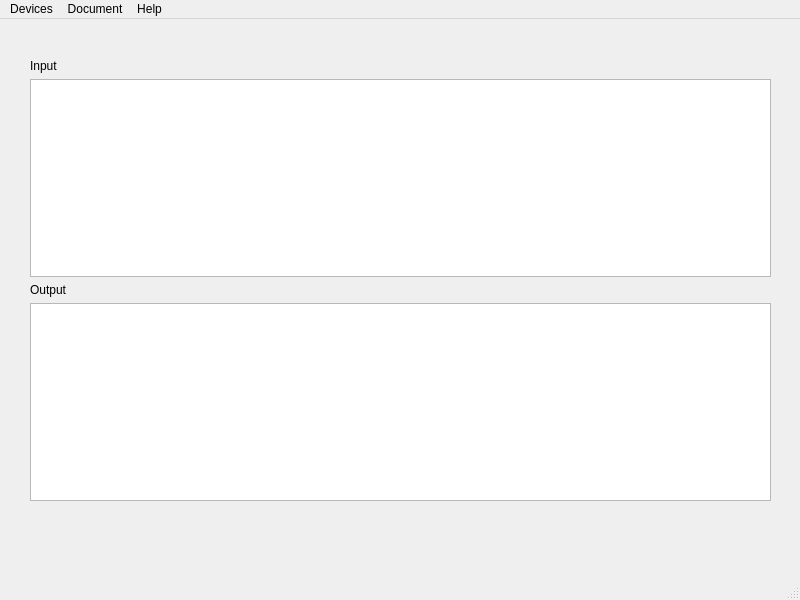
<?xml version="1.0" encoding="UTF-8"?>
<ui version="4.0">
 <class>RouterScanMain</class>
 <widget class="QMainWindow" name="RouterScanMain">
  <property name="geometry">
   <rect>
    <x>0</x>
    <y>0</y>
    <width>800</width>
    <height>600</height>
   </rect>
  </property>
  <property name="windowTitle">
   <string>Router Scan</string>
  </property>
  <widget class="QWidget" name="centralwidget">
   <widget class="QWidget" name="">
    <property name="geometry">
     <rect>
      <x>30</x>
      <y>40</y>
      <width>741</width>
      <height>442</height>
     </rect>
    </property>
    <layout class="QVBoxLayout" name="verticalLayout">
     <item>
      <widget class="QLabel" name="label">
       <property name="text">
        <string>Input</string>
       </property>
      </widget>
     </item>
     <item>
      <widget class="QTextBrowser" name="textBrowser"/>
     </item>
     <item>
      <widget class="QLabel" name="label_2">
       <property name="text">
        <string>Output</string>
       </property>
      </widget>
     </item>
     <item>
      <widget class="QTextBrowser" name="textBrowser_2"/>
     </item>
    </layout>
   </widget>
  </widget>
  <widget class="QMenuBar" name="menubar">
   <property name="geometry">
    <rect>
     <x>0</x>
     <y>0</y>
     <width>800</width>
     <height>27</height>
    </rect>
   </property>
   <widget class="QMenu" name="menuDevices">
    <property name="title">
     <string>Devices</string>
    </property>
    <widget class="QMenu" name="menuMikroTik">
     <property name="title">
      <string>MikroTik</string>
     </property>
     <widget class="QMenu" name="menuCVE_2018_14847">
      <property name="title">
       <string>CVE-2018-14847</string>
      </property>
      <widget class="QMenu" name="menuAction">
       <property name="title">
        <string>Action</string>
       </property>
       <addaction name="actionCreate_Proxy"/>
       <addaction name="separator"/>
      </widget>
      <addaction name="actionExploit"/>
      <addaction name="menuAction"/>
     </widget>
     <addaction name="separator"/>
     <addaction name="menuCVE_2018_14847"/>
     <addaction name="actionCVE_2019_3924"/>
     <addaction name="actionCVE_2019_3943"/>
     <addaction name="actionCVE_1"/>
     <addaction name="actionCVE_2"/>
    </widget>
    <widget class="QMenu" name="menuTP_Link">
     <property name="title">
      <string>TP-Link</string>
     </property>
     <addaction name="actionCVE"/>
     <addaction name="actionCVE_3"/>
     <addaction name="actionCVE_4"/>
    </widget>
    <addaction name="menuMikroTik"/>
    <addaction name="menuTP_Link"/>
    <addaction name="actionRouter_1"/>
    <addaction name="actionRouter_2"/>
    <addaction name="actionRouter_3"/>
    <addaction name="actionRouter_4"/>
   </widget>
   <widget class="QMenu" name="menuDocument">
    <property name="title">
     <string>Document</string>
    </property>
    <addaction name="actionSource_Codes"/>
    <addaction name="actionAPIs"/>
    <addaction name="actionUsage"/>
   </widget>
   <widget class="QMenu" name="menuHelp">
    <property name="title">
     <string>Help</string>
    </property>
    <addaction name="actionContact_Us"/>
    <addaction name="actionUpdate"/>
   </widget>
   <addaction name="menuDevices"/>
   <addaction name="menuDocument"/>
   <addaction name="menuHelp"/>
  </widget>
  <widget class="QStatusBar" name="statusbar"/>
  <action name="actionRouter_1">
   <property name="text">
    <string>Router_1</string>
   </property>
  </action>
  <action name="actionRouter_2">
   <property name="text">
    <string>Router_2</string>
   </property>
  </action>
  <action name="actionRouter_3">
   <property name="text">
    <string>Router_3</string>
   </property>
  </action>
  <action name="actionRouter_4">
   <property name="text">
    <string>Router_4</string>
   </property>
  </action>
  <action name="actionCVE_2019_3924">
   <property name="text">
    <string>CVE-2019-3924</string>
   </property>
  </action>
  <action name="actionCVE_2019_3943">
   <property name="text">
    <string>CVE-2019-3943</string>
   </property>
  </action>
  <action name="actionCVE_1">
   <property name="text">
    <string>CVE_1</string>
   </property>
  </action>
  <action name="actionCVE_2">
   <property name="text">
    <string>CVE_2</string>
   </property>
  </action>
  <action name="actionCVE">
   <property name="text">
    <string>CVE_1</string>
   </property>
  </action>
  <action name="actionCVE_3">
   <property name="text">
    <string>CVE_2</string>
   </property>
  </action>
  <action name="actionCVE_4">
   <property name="text">
    <string>CVE_3</string>
   </property>
  </action>
  <action name="actionSource_Codes">
   <property name="text">
    <string>Source Codes</string>
   </property>
  </action>
  <action name="actionAPIs">
   <property name="text">
    <string>APIs</string>
   </property>
  </action>
  <action name="actionUsage">
   <property name="text">
    <string>Usage</string>
   </property>
  </action>
  <action name="actionContact_Us">
   <property name="text">
    <string>Contact</string>
   </property>
  </action>
  <action name="actionUpdate">
   <property name="text">
    <string>Update</string>
   </property>
  </action>
  <action name="actionExploit">
   <property name="text">
    <string>Exploit</string>
   </property>
  </action>
  <action name="actionCreate_Proxy">
   <property name="text">
    <string>Create Proxy</string>
   </property>
  </action>
 </widget>
 <resources/>
 <connections/>
</ui>
